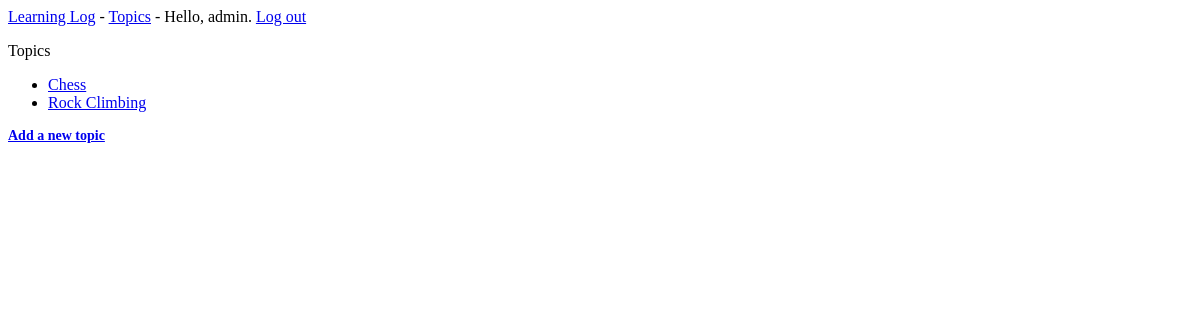
Page /topics/ (signed in) on the earlier database version.
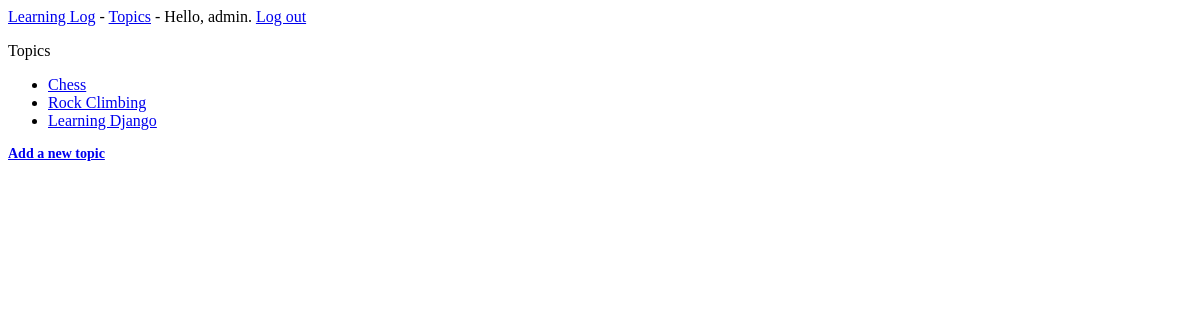
Same page on the later database version.
### learning_logs/models.py (models this page shows)
class Topic(models.Model):
    text = models.CharField(max_length=200)
    date_added = models.DateTimeField(auto_now_add=True)
    def __str__(self):
        return self.text

### learning_logs/views.py (the view)
# urls.py: path('topics/', views.topics, name='topics'),
@login_required
def topics(request):
    topics = Topic.objects.order_by('date_added')
    context = {'topics':topics}
    return render(request, 'learning_logs/topics.html', context=context)

### learning_logs/templates/learning_logs/topics.html
{% extends "learning_logs/base.html" %}
{% block content %}
    <p>Topics</p>
    <ul>
        {% for topic in topics %}
            <li>
                <a href={% url 'learning_logs:topic' topic.id %}>{{ topic }}</a>
            </li>
        {% empty %}
            <li>No topics have been added yet.</li>
        {% endfor %}
    </ul>
    <a href="{% url 'learning_logs:new_topic' %}">
        <span style="font-size: 14px; font-weight: bold;">
            Add a new topic
        </span>
    </a>
{% endblock content %}

### learning_logs/templates/learning_logs/base.html
<a href="{% url 'learning_logs:index' %}">Learning Log</a> -
<a href="{% url 'learning_logs:topics' %}" >Topics</a> -
{% if user.is_authenticated %}
    Hello, {{ user.username }}.
    <a href="{% url 'users:logged_out' %}">Log out</a>
{% else %}
    <a href="{% url 'users:register' %}">Register</a>
    <a href="{% url 'users:login' %}">Log in</a>
{% endif %}
{% block content %}
{% endblock content %}

Differences in the rows shown:
added Topic: text "Learning Django"
